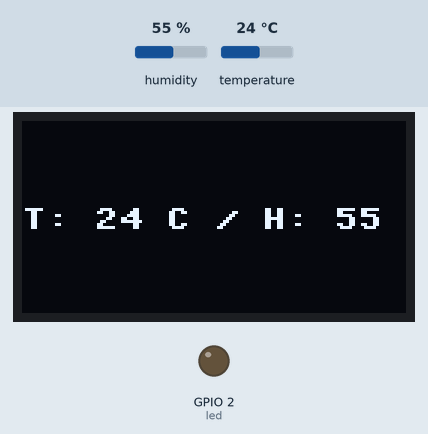
Bench run of a program on a simulated ESP8266 board running MicroPython. Shown: 128×64 one-colour display, output pins drawn as LEDs (lit = HIGH, except the on-board LED, lit = LOW). Inputs (shaded band) come from the test bench; at power-on: humidity 55 %, temperature 24 °C. WiFi joins after 1.5 s; a WiFi scan finds one network, HomeNet; what the program prints to the serial console is not drawn.

Above: at 17.3 s.
17.4 s: humidity set to 22 %
At 19.7 s:
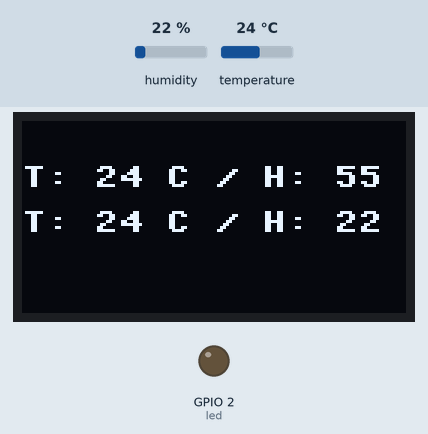
21.3 s: temperature set to 12 °C
At 22.4 s:
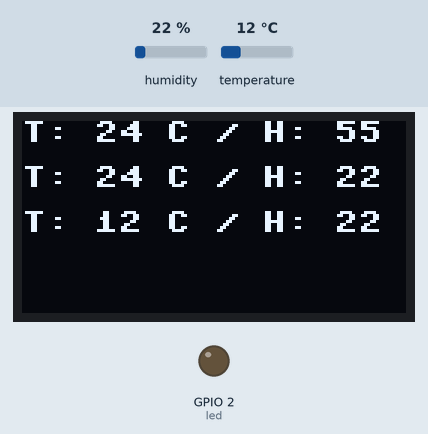
25.2 s: humidity set to 40 %
At 27.7 s:
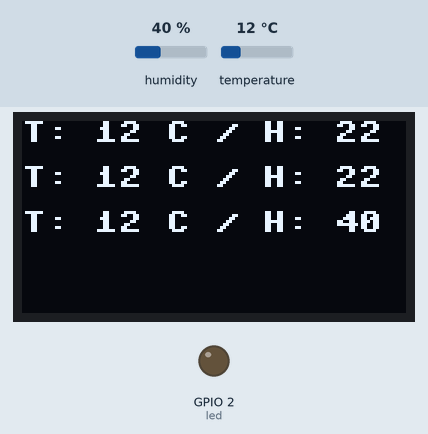
29.1 s: temperature set to 19 °C
At 30.3 s:
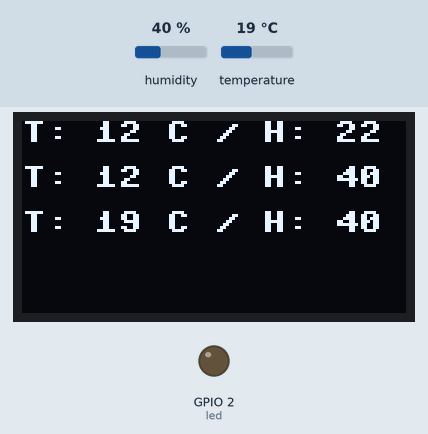
Timing chart, 0 to 32.1 s (numbered marks = the images above; inputs shaded):
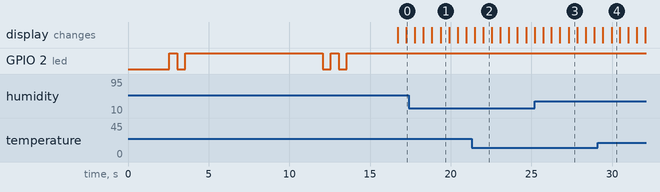

Measured:
- what the display in image 1 shows lasts 0.5 s, from 19.4 s to 19.9 s

The program:

main.py
```python
import network
import ubinascii
import machine
import time
import ssd1306
import dht

wssid = "Unavailable_V2"
password = "megagame00007"
ledpin = 2

i2c = machine.I2C(-1, scl=machine.Pin(5), sda=machine.Pin(4))
oled=ssd1306.SSD1306_I2C(128, 64, i2c)
oled.poweron()
oled.init_display()
oled.fill(0)


def blinkStatus():
    led = machine.Pin(ledpin, machine.Pin.OUT)
    for i in range(ledpin):
        led.low()
        time.sleep_ms(500)
        led.high()
        time.sleep_ms(500)

def wifiScan():
    print('Scanning  wifi..')
    sta = network.WLAN(network.STA_IF)
    sta.active(True)
    print("MAC Address :")
    mac = ubinascii.hexlify(network.WLAN().config('mac'),':').decode()
    print(mac)
    print()
    list=sta.scan()
    print(".... SSID and BSSID .....")
    for i in list:
        print(i[0])
        print(i[1])
        print()
    blinkStatus()
    print("Scan Completed")

def wifiConnect():
    print('Connecting to wifi..')
    sta = network.WLAN(network.STA_IF)
    sta.active(False)
    time.sleep(3)
    sta.active(True)
    sta.connect(wssid, password)
    time.sleep(5)
    if sta.isconnected():
        print('Connected to ')
        print(wssid)
        blinkStatus()

def tempHum():
    print('Connecting DHT11..')
    d = dht.DHT11(machine.Pin(13))
    temp=''
    hum=''
    cdisp=temp+' / '+hum
    count=0
    print('Connected to DHT11')
    while True:
        oled.scroll(0, count)
        if count== -5:
            d.measure()
            temp='T: '+str(d.temperature())+' C'
            hum='H: '+str(d.humidity())+' % RH'
            cdisp=temp+' / '+hum
            print(cdisp)    # eg. 41 (% RH)
            oled.text(str(cdisp), 0, 30)
            count=0
        oled.show()
        print(count)
        time.sleep(0.5)
        count=count-1
    print('Task Over')

wifiScan()
wifiConnect()
tempHum()
```
